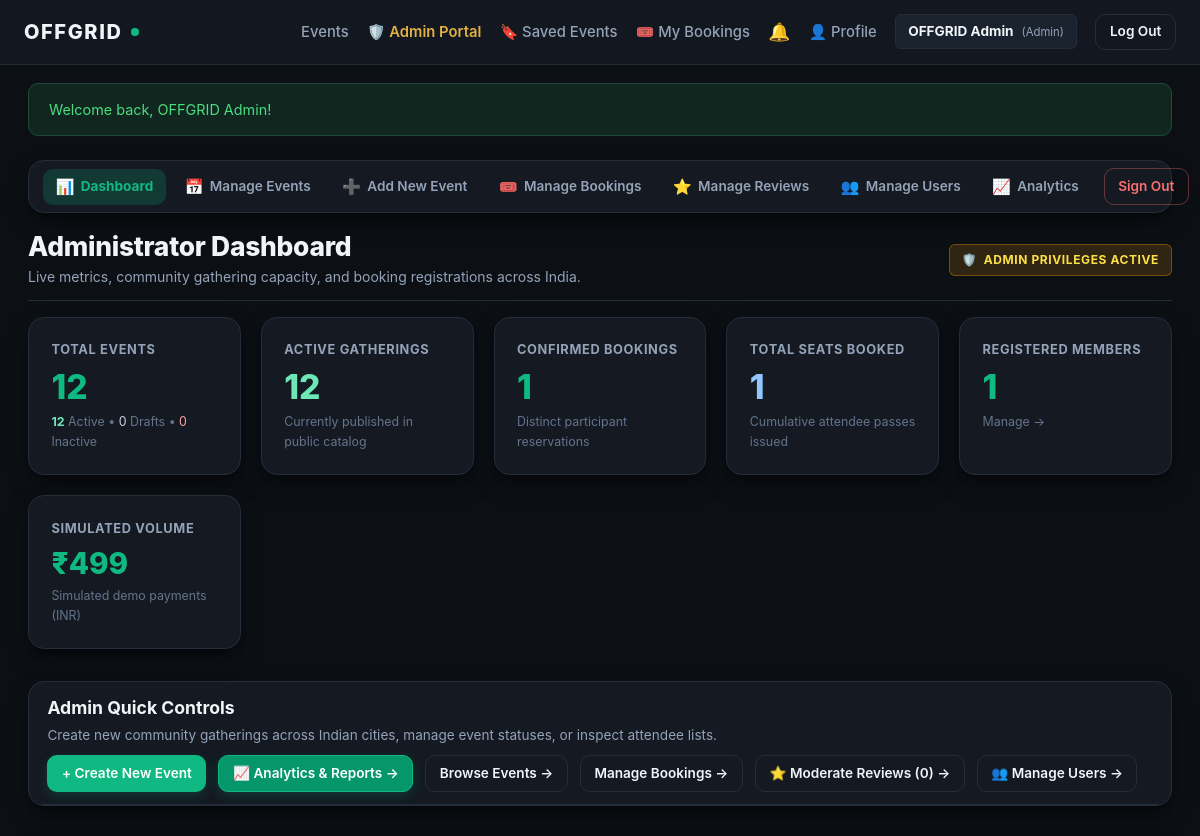
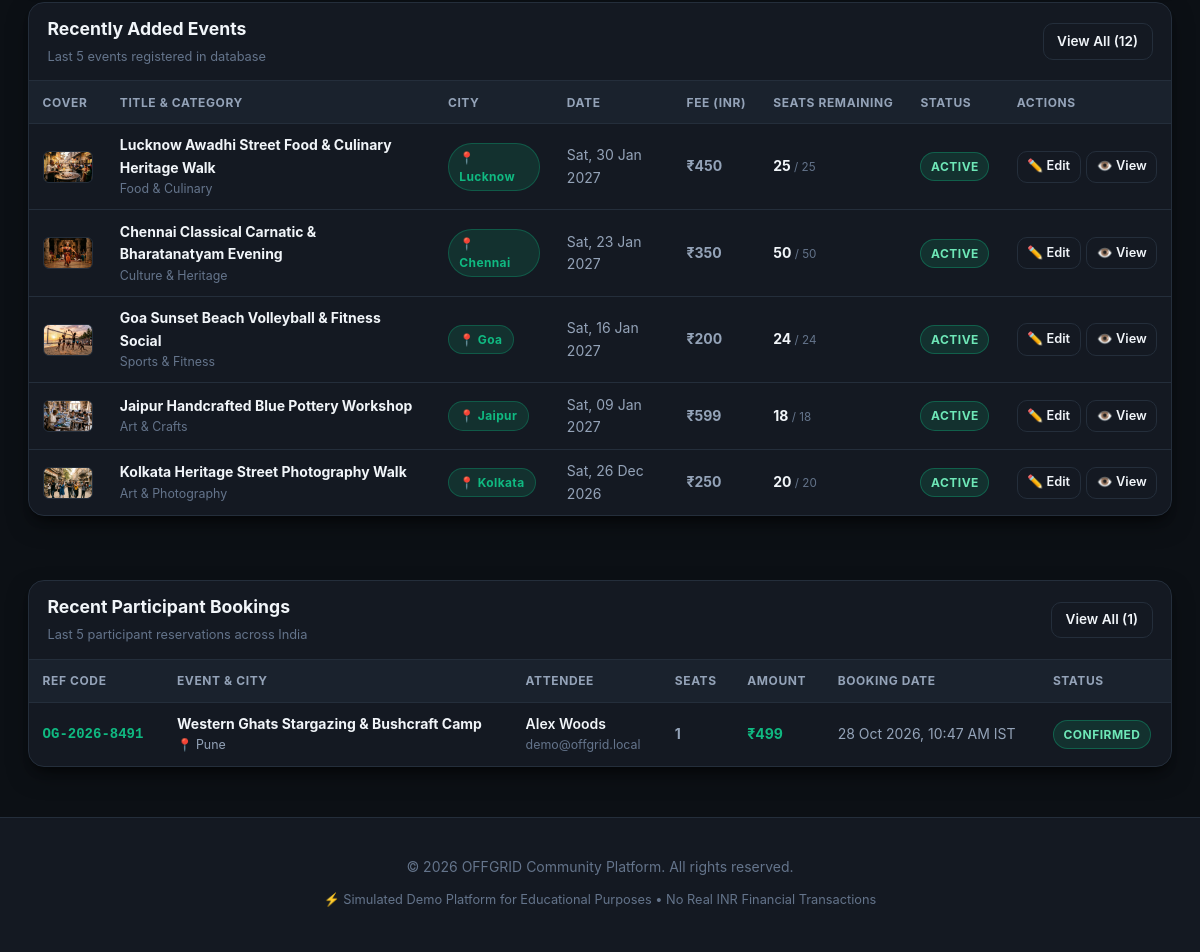
/admin/index.php (signed in), run on the app's committed database (2 pictures, top to bottom).
### tables this page shows
CREATE TABLE `events` (
    `id` INT AUTO_INCREMENT PRIMARY KEY,
    `title` VARCHAR(200) NOT NULL,
    `category` VARCHAR(50) NOT NULL DEFAULT 'Outdoor & Adventure',
    `description` TEXT NOT NULL,
    `city` VARCHAR(100) NOT NULL DEFAULT 'All India',
    `location` VARCHAR(200) NOT NULL,
    `event_date` DATE NOT NULL,
    `event_time` TIME NOT NULL,
    `price` DECIMAL(10, 2) NOT NULL DEFAULT 0.00,
    `total_capacity` INT NOT NULL,
    `available_seats` INT NOT NULL,
    `image` VARCHAR(255) DEFAULT 'default-event.jpg',
    `status` ENUM('active', 'draft', 'completed', 'cancelled') NOT NULL DEFAULT 'active',
    `created_by` INT NULL,
    `created_at` TIMESTAMP DEFAULT CURRENT_TIMESTAMP,
    CONSTRAINT `fk_events_created_by`
        FOREIGN KEY (`created_by`) REFERENCES `users` (`id`)
        ON DELETE SET NULL
        ON UPDATE CASCADE,
    CONSTRAINT `chk_seats_non_negative`
        CHECK (`available_seats` >= 0)
);

CREATE TABLE `bookings` (
    `id` INT AUTO_INCREMENT PRIMARY KEY,
    `booking_code` VARCHAR(32) NOT NULL UNIQUE,
    `user_id` INT NOT NULL,
    `event_id` INT NOT NULL,
    `tickets_count` INT NOT NULL DEFAULT 1,
    `total_amount` DECIMAL(10, 2) NOT NULL DEFAULT 0.00,
    `payment_method` VARCHAR(50) NOT NULL DEFAULT 'Simulated Demo Payment',
    `payment_status` ENUM('confirmed', 'cancelled') NOT NULL DEFAULT 'confirmed',
    `payment_reference` VARCHAR(64) NOT NULL,
    `booking_date` TIMESTAMP DEFAULT CURRENT_TIMESTAMP,
    CONSTRAINT `fk_bookings_user`
        FOREIGN KEY (`user_id`) REFERENCES `users` (`id`)
        ON DELETE CASCADE
        ON UPDATE CASCADE,
    CONSTRAINT `fk_bookings_event`
        FOREIGN KEY (`event_id`) REFERENCES `events` (`id`)
        ON DELETE CASCADE
        ON UPDATE CASCADE,
     
    CONSTRAINT `unique_user_event_booking`
        UNIQUE (`user_id`, `event_id`)
);

CREATE TABLE `users` (
    `id` INT AUTO_INCREMENT PRIMARY KEY,
    `name` VARCHAR(100) NOT NULL,
    `email` VARCHAR(150) NOT NULL UNIQUE,
    `password` VARCHAR(255) NOT NULL,
    `role` ENUM('admin', 'user') NOT NULL DEFAULT 'user',
    `status` ENUM('active', 'suspended') NOT NULL DEFAULT 'active'
        COMMENT 'active = normal access; suspended = login blocked',
    `created_at` TIMESTAMP DEFAULT CURRENT_TIMESTAMP,
    INDEX `idx_users_status` (`status`)
);

### admin/index.php (the view, shortened to what this page needs)
<?php
require_once __DIR__ . '/../config/db.php';
require_once __DIR__ . '/../includes/functions.php';
$stats = [
    'total_events'      => 0,
    'active_events'     => 0,
    'draft_events'      => 0,
    'cancelled_events'  => 0,
    'total_users'       => 0,
    'total_bookings'    => 0,
    'total_seats_booked'=> 0,
    'simulated_revenue' => 0.00,
];
$recentEvents = [];
$recentBookings = [];
try {
    $stats['total_events'] = (int)$pdo->query('SELECT COUNT(*) FROM events')->fetchColumn();
    $stats['active_events'] = (int)$pdo->query("SELECT COUNT(*) FROM events WHERE status = 'active'")->fetchColumn();
    $stats['draft_events'] = (int)$pdo->query("SELECT COUNT(*) FROM events WHERE status = 'draft'")->fetchColumn();
    $stats['cancelled_events'] = (int)$pdo->query("SELECT COUNT(*) FROM events WHERE status = 'cancelled'")->fetchColumn();
    $stats['total_users'] = (int)$pdo->query("SELECT COUNT(*) FROM users WHERE role = 'user'")->fetchColumn();
    $stats['suspended_users'] = (int)$pdo->query("SELECT COUNT(*) FROM users WHERE status = 'suspended'")->fetchColumn();
    $stats['total_bookings'] = (int)$pdo->query('SELECT COUNT(*) FROM bookings')->fetchColumn();
    $stats['total_seats_booked'] = (int)$pdo->query('SELECT COALESCE(SUM(tickets_count), 0) FROM bookings')->fetchColumn();
    $stats['simulated_revenue'] = (float)$pdo->query("SELECT COALESCE(SUM(total_amount), 0) FROM bookings WHERE payment_status = 'confirmed'")->fetchColumn();
    $stats['total_reviews'] = (int)$pdo->query('SELECT COUNT(*) FROM reviews')->fetchColumn();
    $eStmt = $pdo->query('
        SELECT id, title, city, category, event_date, event_time, price, total_capacity, available_seats, status, image
        FROM events
        ORDER BY id DESC
        LIMIT 5
    ');
    $recentEvents = $eStmt->fetchAll();
    $bStmt = $pdo->query('
        SELECT b.id, b.booking_code, b.tickets_count, b.total_amount, b.booking_date, b.payment_status,
               e.id AS event_id, e.title AS event_title, e.city AS event_city,
               u.name AS user_name, u.email AS user_email
        FROM bookings b
        JOIN events e ON b.event_id = e.id
        JOIN users u ON b.user_id = u.id
        ORDER BY b.booking_date DESC
        LIMIT 5
    ');
    $recentBookings = $bStmt->fetchAll();
} catch (PDOException $e) {
    error_log('[OFFGRID ADMIN DASHBOARD ERROR] ' . $e->getMessage());
}
require_once __DIR__ . '/../includes/header.php';
?>
<?php require_once __DIR__ . '/../includes/admin-nav.php'; ?>
<div class="admin-header">
    <div class="admin-title">
        <h1>Administrator Dashboard</h1>
        <p>Live metrics, community gathering capacity, and booking registrations across India.</p>
    </div>
    <div>
        <span class="admin-badge">
            <span>🛡️</span> Admin Privileges Active
        </span>
    </div>
</div>
<section class="admin-stats-grid">
    <div class="stat-card">
        <h3>Total Events</h3>
        <div class="stat-number"><?= $stats['total_events'] ?></div>
        <div class="stat-sub">
            <span style="color: #6ee7b7; font-weight: 700;"><?= $stats['active_events'] ?></span> Active &bull;
            <span style="color: #cbd5e1;"><?= $stats['draft_events'] ?></span> Drafts &bull;
            <span style="color: #fca5a5;"><?= $stats['cancelled_events'] ?></span> Inactive
        </div>
    </div>
    <div class="stat-card">
        <h3>Active Gatherings</h3>
        <div class="stat-number" style="color: #6ee7b7;"><?= $stats['active_events'] ?></div>
        <div class="stat-sub">Currently published in public catalog</div>
    </div>
    <div class="stat-card">
        <h3>Confirmed Bookings</h3>
        <div class="stat-number"><?= $stats['total_bookings'] ?></div>
        <div class="stat-sub">Distinct participant reservations</div>
    </div>
    <div class="stat-card">
        <h3>Total Seats Booked</h3>
        <div class="stat-number" style="color: #93c5fd;"><?= $stats['total_seats_booked'] ?></div>
        <div class="stat-sub">Cumulative attendee passes issued</div>
    </div>
    <div class="stat-card" style="cursor:pointer;" onclick="window.location='users.php'">
        <h3>Registered Members</h3>
        <div class="stat-number"><?= $stats['total_users'] ?></div>
        <div class="stat-sub">
            <a href="users.php" style="color:var(--accent);text-decoration:none;">Manage &rarr;</a>
        </div>
    </div>
    <div class="stat-card">
        <h3>Simulated Volume</h3>
        <div class="stat-number" style="font-size: 1.85rem; color: var(--brand-accent);">
            <?= e(format_price($stats['simulated_revenue'])) ?>
        </div>
        <div class="stat-sub">Simulated demo payments (INR)</div>
    </div>
</section>
<div class="admin-table-card" style="margin-bottom: 2rem;">
    <div class="admin-table-header">
        <div>
            <h3 style="font-size: 1.1rem; font-weight: 700;">Admin Quick Controls</h3>
            <p style="color: var(--text-secondary); font-size: 0.85rem; margin-top: 0.2rem;">
                Create new community gatherings across Indian cities, manage event statuses, or inspect attendee lists.
            </p>
        </div>
        <div class="admin-actions" style="margin-top: 0;">
            <a href="event-create.php" class="btn btn-primary btn-sm">+ Create New Event</a>
            <a href="analytics.php" class="btn btn-primary btn-sm" style="background:#059669;border-color:#10b981;">📈 Analytics & Reports &rarr;</a>
            <a href="events.php" class="btn btn-outline btn-sm">Browse Events &rarr;</a>
            <a href="bookings.php" class="btn btn-outline btn-sm">Manage Bookings &rarr;</a>
            <a href="reviews.php" class="btn btn-outline btn-sm">⭐ Moderate Reviews (<?= $stats['total_reviews'] ?? 0 ?>) &rarr;</a>
            <a href="users.php" class="btn btn-outline btn-sm">👥 Manage Users &rarr;</a>
        </div>
    </div>
</div>
<div style="display: grid; grid-template-columns: 1fr; gap: 2rem;">
    <div class="admin-table-card">
        <div class="admin-table-header">
            <div>
                <h3 style="font-size: 1.1rem; font-weight: 700;">Recently Added Events</h3>
                <span style="font-size: 0.8rem; color: var(--text-muted);">Last 5 events registered in database</span>
            </div>
            <a href="events.php" class="btn btn-outline btn-sm">View All (<?= $stats['total_events'] ?>)</a>
        </div>
        <?php if (!empty($recentEvents)): ?>
            <div class="admin-table-responsive">
                <table class="admin-table">
                    <thead>
                        <tr>
                            <th>Cover</th>
                            <th>Title & Category</th>
                            <th>City</th>
                            <th>Date</th>
                            <th>Fee (INR)</th>
                            <th>Seats Remaining</th>
                            <th>Status</th>
                            <th>Actions</th>
                        </tr>
                    </thead>
                    <tbody>
                        <?php foreach ($recentEvents as $ev): ?>
                            <?php
                            $imgUrl = get_event_image_url($ev['image'], '../');
                            ?>
                            <tr>
                                <td>
                                    <img src="<?= e($imgUrl) ?>" alt="<?= e($ev['title']) ?>" class="table-thumb" loading="lazy">
                                </td>
                                <td>
                                    <strong style="color: var(--text-primary);"><?= e($ev['title']) ?></strong>
                                    <div style="font-size: 0.775rem; color: var(--text-muted);"><?= e($ev['category']) ?></div>
                                </td>
                                <td>
                                    <span class="badge-city-solid">📍 <?= e($ev['city']) ?></span>
                                </td>
                                <td>
                                    <?= e(format_event_date($ev['event_date'])) ?>
                                </td>
                                <td>
                                    <strong><?= e(format_price($ev['price'])) ?></strong>
                                </td>
                                <td>
                                    <span style="font-weight: 700; color: <?= $ev['available_seats'] <= 3 ? '#f59e0b' : 'var(--text-primary)' ?>;">
                                        <?= (int)$ev['available_seats'] ?>
                                    </span>
                                    <small style="color: var(--text-muted);">/ <?= (int)$ev['total_capacity'] ?></small>
                                </td>
                                <td>
                                    <?php if ($ev['status'] === 'active'): ?>
                                        <span class="badge-status-active">Active</span>
                                    <?php elseif ($ev['status'] === 'draft'): ?>
                                        <span class="badge-status-draft">Draft</span>
                                    <?php else: ?>
                                        <span class="badge-status-cancelled"><?= e(ucfirst($ev['status'])) ?></span>
                                    <?php endif; ?>
                                </td>
                                <td>
                                    <div class="admin-table-actions">
                                        <a href="event-edit.php?id=<?= (int)$ev['id'] ?>" class="btn btn-outline btn-sm" style="padding: 0.3rem 0.6rem; font-size: 0.8rem;">
                                            ✏️ Edit
                                        </a>
                                        <a href="../event-details.php?id=<?= (int)$ev['id'] ?>" class="btn btn-outline btn-sm" target="_blank" style="padding: 0.3rem 0.6rem; font-size: 0.8rem;">
                                            👁️ View
                                        </a>
                                    </div>
                                </td>
                            </tr>
                        <?php endforeach; ?>
                    </tbody>
                </table>
            </div>
        <?php else: ?>
            <div style="padding: 2.5rem; text-align: center; color: var(--text-muted);">
                No events currently recorded. Click <a href="event-create.php" style="color: var(--brand-accent);">Create New Event</a> to publish your first gathering.
            </div>
        <?php endif; ?>
    </div>
    <div class="admin-table-card">
        <div class="admin-table-header">
            <div>
                <h3 style="font-size: 1.1rem; font-weight: 700;">Recent Participant Bookings</h3>
                <span style="font-size: 0.8rem; color: var(--text-muted);">Last 5 participant reservations across India</span>
            </div>
            <a href="bookings.php" class="btn btn-outline btn-sm">View All (<?= $stats['total_bookings'] ?>)</a>
        </div>
        <?php if (!empty($recentBookings)): ?>
            <div class="admin-table-responsive">
                <table class="admin-table">
                    <thead>
                        <tr>
                            <th>Ref Code</th>
                            <th>Event & City</th>
                            <th>Attendee</th>
                            <th>Seats</th>
                            <th>Amount</th>
                            <th>Booking Date</th>
                            <th>Status</th>
                        </tr>
                    </thead>
                    <tbody>
                        <?php foreach ($recentBookings as $bk): ?>
                            <tr>
                                <td>
                                    <code style="color: var(--brand-accent); font-weight: 700;"><?= e($bk['booking_code']) ?></code>
                                </td>
                                <td>
                                    <strong style="color: var(--text-primary);"><?= e($bk['event_title']) ?></strong>
                                    <div style="font-size: 0.775rem; color: var(--text-secondary);">📍 <?= e($bk['event_city']) ?></div>
                                </td>
                                <td>
                                    <div style="font-weight: 600; color: var(--text-primary);"><?= e($bk['user_name']) ?></div>
                                    <div style="font-size: 0.775rem; color: var(--text-muted);"><?= e($bk['user_email']) ?></div>
                                </td>
                                <td>
                                    <strong><?= (int)$bk['tickets_count'] ?></strong>
                                </td>
                                <td>
                                    <strong style="color: var(--brand-accent);"><?= e(format_price($bk['total_amount'])) ?></strong>
                                </td>
                                <td>
                                    <?= e(date('d M Y, g:i A', strtotime($bk['booking_date']))) ?> IST
                                </td>
                                <td>
                                    <span class="badge-status-active">
                                        <?= e(strtoupper($bk['payment_status'])) ?>
                                    </span>
                                </td>
                            </tr>
                        <?php endforeach; ?>
                    </tbody>
                </table>
            </div>
        <?php else: ?>
            <div style="padding: 2.5rem; text-align: center; color: var(--text-muted);">
                No bookings recorded yet. Attendees will appear here as they register for community gatherings.
            </div>
        <?php endif; ?>
    </div>
</div>
<?php
require_once __DIR__ . '/../includes/footer.php';
?>

### data on the page
events: image (picture), title "Lucknow Awadhi Street Food & Culinary Heritage Walk", category "Food & Culinary", city "Lucknow", event_date "Sat, 30 Jan 2027", price "₹450", available_seats "25", total_capacity "25", status "ACTIVE"
events: image (picture), title "Chennai Classical Carnatic & Bharatanatyam Evening", category "Culture & Heritage", city "Chennai", event_date "Sat, 23 Jan 2027", price "₹350", available_seats "50", total_capacity "50", status "ACTIVE"
events: image (picture), title "Goa Sunset Beach Volleyball & Fitness Social", category "Sports & Fitness", city "Goa", event_date "Sat, 16 Jan 2027", price "₹200", available_seats "24", total_capacity "24", status "ACTIVE"
events: image (picture), title "Jaipur Handcrafted Blue Pottery Workshop", category "Art & Crafts", city "Jaipur", event_date "Sat, 09 Jan 2027", price "₹599", available_seats "18", total_capacity "18", status "ACTIVE"
events: image (picture), title "Kolkata Heritage Street Photography Walk", category "Art & Photography", city "Kolkata", event_date "Sat, 26 Dec 2026", price "₹250", available_seats "20", total_capacity "20", status "ACTIVE"
bookings: booking_code "OG-2026-8491", event.title "Western Ghats Stargazing & Bushcraft Camp", event.city "Pune", user.name "Alex Woods", user.email "demo@offgrid.local", tickets_count "1", total_amount "₹499", booking_date "28 Oct 2026, 10:47 AM", payment_status "CONFIRMED"

### other printed values
$currentUser['name'] "OFFGRID Admin"
$currentUser['role'] "Admin"
$message "Welcome back, OFFGRID Admin!"
$stats['total_events'] "12"
$stats['active_events'] "12"
$stats['draft_events'] "0"
$stats['cancelled_events'] "0"
$stats['total_bookings'] "1"
$stats['total_seats_booked'] "1"
$stats['total_users'] "1"
format_price($stats['simulated_revenue']) "₹499"
$stats['total_reviews'] "0"
